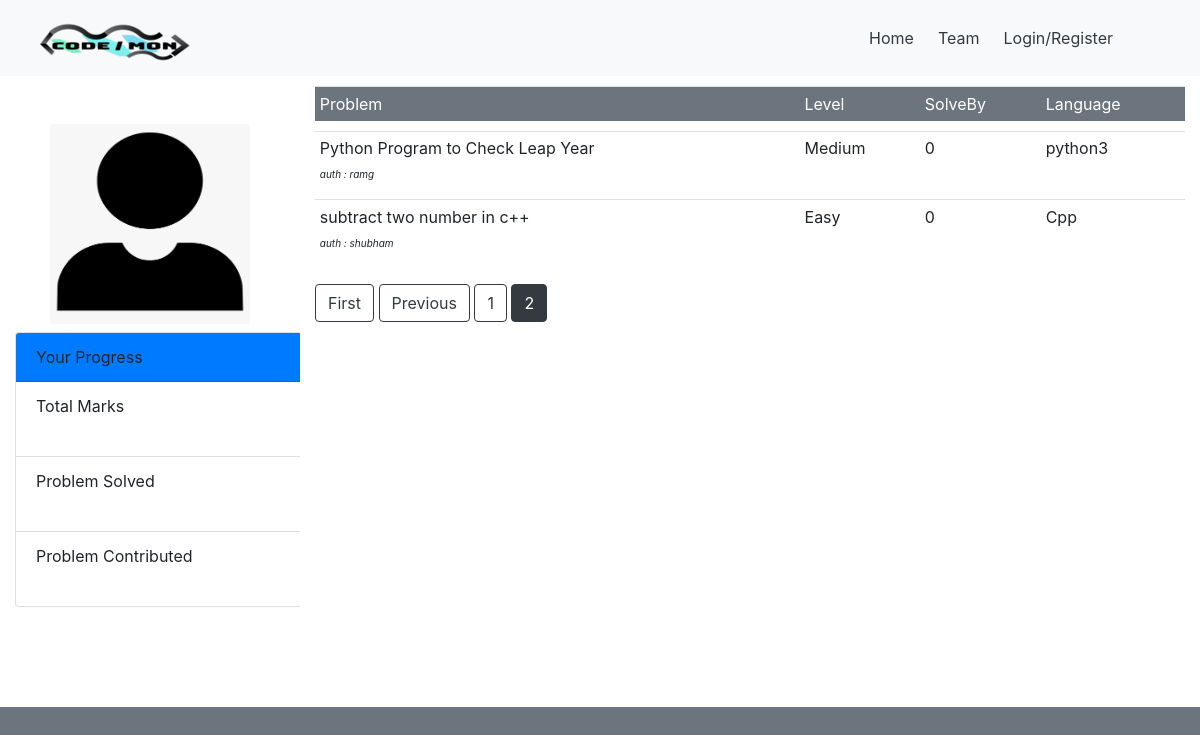
The app's page /Question?page=2 with its own data.
### Code_sh/models.py (models this page shows, shortened)
class Problems(models.Model):
    Problem_Name = models.CharField(max_length=50,unique=True)
    Problem_Description=models.TextField()
    Problem_Tags =models.TextField()
    Problem = models.TextField()
    Problem_Setter = models.CharField(max_length=50)
    Total_submission = models.IntegerField(default=0)
    Total_Accepted = models.IntegerField(default=0)
    Problem_level = models.CharField(max_length=8)
    Language = models.CharField(max_length=15)

### Code_sh/views.py (the view)
# urls.py: re_path(r'Question$', views.Questions,name="Question"),
def Questions(request):
     Questions = Problems.objects.all()
     Ans=Solved.objects.filter(user_name = request.user.username).aggregate(total = Sum('Number'),que = Count('user_name'))
     cont = Problems.objects.filter(Problem_Setter = request.user.username).aggregate(con = Count('Problem_Setter'))
     paginator = Paginator(Questions, 8)
     page_number = request.GET.get('page')
     page_obj = paginator.get_page(page_number)
     return render(request,'Code_sh/Question.html',{'Questions':page_obj,'User':request.user.username,'Total':Ans['total'],'Que':Ans['que'],'Contribute':cont['con']})

### Code_sh/templates/Code_sh/Question.html (shortened to what this page needs)
<!DOCTYPE html>
{% extends "Code_sh/Base.html" %}
{% block content %}
 {% load static %}
 <div class="container-fluid">
  <div class="row">
    <div class="col-sm-3 bg-white" style="padding-bottom: 100px">
        <img src="{% static 'Code_sh/human.png' %}" width="200" height="200"  class="rounded mx-auto d-block mt-5" >
       <div class="card" style="width: 24rem;">
  <div class="card-header bg-primary" >
    Your Progress
  </div>
  <ul class="list-group list-group-flush">
    <li class="list-group-item " >Total Marks<h5 style="font-size:15px" align="right" >{{Total}}</h5></li>
    <li class="list-group-item">Problem Solved<h5 style="font-size:15px" align="right" >{{Que}}</h5></li>
    <li class="list-group-item">Problem Contributed<h5 style="font-size:15px" align="right">{{Contribute}}</h5></li>
  </ul>
</div>
       </div>
    <div class="col-sm-9  bg-white" >
     <table class="table table-sm">
      <thead class="bg-secondary text-white">
      	<tr >
      		<td>Problem</td>
      		 <td>Level</td>
      		 <td>SolveBy</td>
      		  <td>Language</td>
      	</tr>
      </thead>
      <tbody>
      {% for Question in Questions %}
      {% with '/Problems/'|add:Question.Problem_Name as result %}
      	<tr style="cursor: pointer; border-radius: 20px; border-color: red;" onclick="location.href= '{{result}}'" id="trr" >
       <td style=" font-size: 16px;">{{Question.Problem_Name}} <br> <span style="font-style: oblique; font-size: 10px;"> auth : {{Question.Problem_Setter}}</span></td>
       <td style=" font-size: 16px;">{{Question.Problem_level}} </td>
       <td style=" font-size: 16px;"> {{Question.Total_Accepted}}</td>
       <td style="font-size: 16px;">{{Question.Language}} </td>
      </tr>
      {% endwith %}
      {%endfor%}
       </tbody>
      </table>
      {% if Questions.has_previous %}
        <a class="btn btn-outline-dark mb-4" href="?page=1">First</a>
        <a class="btn btn-outline-dark mb-4" href="?page={{ Questions.previous_page_number }}">Previous</a>
      {% endif %}
      {% for num in Questions.paginator.page_range %}
        {% if Questions.number == num %}
          <a class="btn btn-dark mb-4" href="?page={{ num }}">{{ num }}</a>
        {% elif num > Questions.number|add:'-3' and num < Questions.number|add:'3' %}
          <a class="btn btn-outline-dark mb-4" href="?page={{ num }}">{{ num }}</a>
        {% endif %}
      {% endfor %}
     </div>
  </div>
</div>
 {% endblock content%}

### Code_sh/templates/Code_sh/Base.html (style rules this page uses)
.table { border-collapse: separate; border-spacing:0 10px; }

### records on screen
Problems: Problem_Name "Python Program to Check Leap Year", Problem_Setter "ramg", Problem_level "Medium", Total_Accepted "0", Language "python3"
Problems: Problem_Name "subtract two number in c++", Problem_Setter "shubham", Problem_level "Easy", Total_Accepted "0", Language "Cpp"

### other values on screen
{{ num }} "1"
{{ num }} "2"
